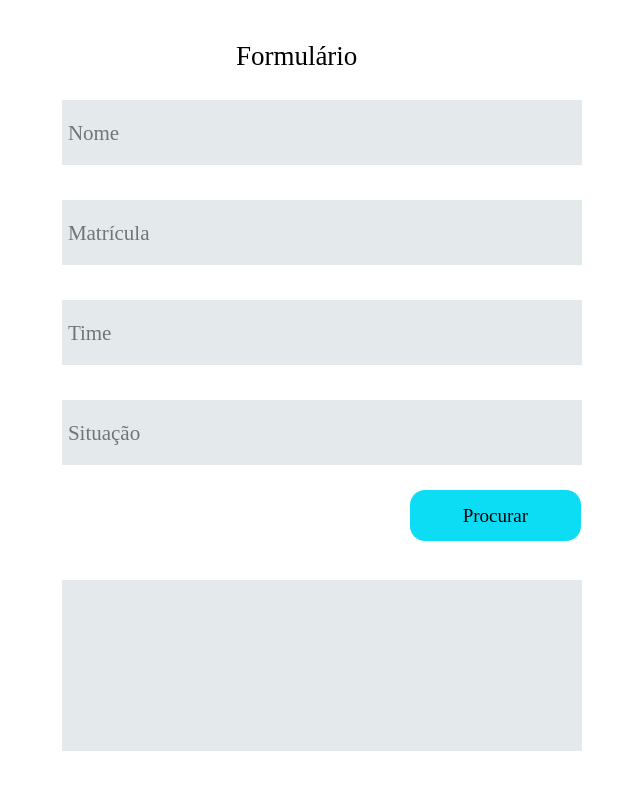
<?xml version="1.0" encoding="UTF-8"?>
<ui version="4.0">
 <class>Form</class>
 <widget class="QWidget" name="Form">
  <property name="windowModality">
   <enum>Qt::NonModal</enum>
  </property>
  <property name="geometry">
   <rect>
    <x>0</x>
    <y>0</y>
    <width>644</width>
    <height>800</height>
   </rect>
  </property>
  <property name="minimumSize">
   <size>
    <width>644</width>
    <height>800</height>
   </size>
  </property>
  <property name="maximumSize">
   <size>
    <width>644</width>
    <height>800</height>
   </size>
  </property>
  <property name="palette">
   <palette>
    <active>
     <colorrole role="WindowText">
      <brush brushstyle="SolidPattern">
       <color alpha="255">
        <red>0</red>
        <green>0</green>
        <blue>0</blue>
       </color>
      </brush>
     </colorrole>
     <colorrole role="Button">
      <brush brushstyle="SolidPattern">
       <color alpha="255">
        <red>39</red>
        <green>197</green>
        <blue>197</blue>
       </color>
      </brush>
     </colorrole>
     <colorrole role="Light">
      <brush brushstyle="SolidPattern">
       <color alpha="255">
        <red>255</red>
        <green>255</green>
        <blue>255</blue>
       </color>
      </brush>
     </colorrole>
     <colorrole role="Midlight">
      <brush brushstyle="SolidPattern">
       <color alpha="255">
        <red>255</red>
        <green>255</green>
        <blue>255</blue>
       </color>
      </brush>
     </colorrole>
     <colorrole role="Dark">
      <brush brushstyle="SolidPattern">
       <color alpha="255">
        <red>127</red>
        <green>127</green>
        <blue>127</blue>
       </color>
      </brush>
     </colorrole>
     <colorrole role="Mid">
      <brush brushstyle="SolidPattern">
       <color alpha="255">
        <red>170</red>
        <green>170</green>
        <blue>170</blue>
       </color>
      </brush>
     </colorrole>
     <colorrole role="Text">
      <brush brushstyle="SolidPattern">
       <color alpha="255">
        <red>0</red>
        <green>0</green>
        <blue>0</blue>
       </color>
      </brush>
     </colorrole>
     <colorrole role="BrightText">
      <brush brushstyle="SolidPattern">
       <color alpha="255">
        <red>255</red>
        <green>255</green>
        <blue>255</blue>
       </color>
      </brush>
     </colorrole>
     <colorrole role="ButtonText">
      <brush brushstyle="SolidPattern">
       <color alpha="255">
        <red>0</red>
        <green>0</green>
        <blue>0</blue>
       </color>
      </brush>
     </colorrole>
     <colorrole role="Base">
      <brush brushstyle="SolidPattern">
       <color alpha="255">
        <red>255</red>
        <green>255</green>
        <blue>255</blue>
       </color>
      </brush>
     </colorrole>
     <colorrole role="Window">
      <brush brushstyle="SolidPattern">
       <color alpha="255">
        <red>255</red>
        <green>255</green>
        <blue>255</blue>
       </color>
      </brush>
     </colorrole>
     <colorrole role="Shadow">
      <brush brushstyle="SolidPattern">
       <color alpha="255">
        <red>0</red>
        <green>0</green>
        <blue>0</blue>
       </color>
      </brush>
     </colorrole>
     <colorrole role="AlternateBase">
      <brush brushstyle="SolidPattern">
       <color alpha="255">
        <red>255</red>
        <green>255</green>
        <blue>255</blue>
       </color>
      </brush>
     </colorrole>
     <colorrole role="ToolTipBase">
      <brush brushstyle="SolidPattern">
       <color alpha="255">
        <red>255</red>
        <green>255</green>
        <blue>220</blue>
       </color>
      </brush>
     </colorrole>
     <colorrole role="ToolTipText">
      <brush brushstyle="SolidPattern">
       <color alpha="255">
        <red>0</red>
        <green>0</green>
        <blue>0</blue>
       </color>
      </brush>
     </colorrole>
     <colorrole role="PlaceholderText">
      <brush brushstyle="SolidPattern">
       <color alpha="128">
        <red>0</red>
        <green>0</green>
        <blue>0</blue>
       </color>
      </brush>
     </colorrole>
    </active>
    <inactive>
     <colorrole role="WindowText">
      <brush brushstyle="SolidPattern">
       <color alpha="255">
        <red>0</red>
        <green>0</green>
        <blue>0</blue>
       </color>
      </brush>
     </colorrole>
     <colorrole role="Button">
      <brush brushstyle="SolidPattern">
       <color alpha="255">
        <red>39</red>
        <green>197</green>
        <blue>197</blue>
       </color>
      </brush>
     </colorrole>
     <colorrole role="Light">
      <brush brushstyle="SolidPattern">
       <color alpha="255">
        <red>255</red>
        <green>255</green>
        <blue>255</blue>
       </color>
      </brush>
     </colorrole>
     <colorrole role="Midlight">
      <brush brushstyle="SolidPattern">
       <color alpha="255">
        <red>255</red>
        <green>255</green>
        <blue>255</blue>
       </color>
      </brush>
     </colorrole>
     <colorrole role="Dark">
      <brush brushstyle="SolidPattern">
       <color alpha="255">
        <red>127</red>
        <green>127</green>
        <blue>127</blue>
       </color>
      </brush>
     </colorrole>
     <colorrole role="Mid">
      <brush brushstyle="SolidPattern">
       <color alpha="255">
        <red>170</red>
        <green>170</green>
        <blue>170</blue>
       </color>
      </brush>
     </colorrole>
     <colorrole role="Text">
      <brush brushstyle="SolidPattern">
       <color alpha="255">
        <red>0</red>
        <green>0</green>
        <blue>0</blue>
       </color>
      </brush>
     </colorrole>
     <colorrole role="BrightText">
      <brush brushstyle="SolidPattern">
       <color alpha="255">
        <red>255</red>
        <green>255</green>
        <blue>255</blue>
       </color>
      </brush>
     </colorrole>
     <colorrole role="ButtonText">
      <brush brushstyle="SolidPattern">
       <color alpha="255">
        <red>0</red>
        <green>0</green>
        <blue>0</blue>
       </color>
      </brush>
     </colorrole>
     <colorrole role="Base">
      <brush brushstyle="SolidPattern">
       <color alpha="255">
        <red>255</red>
        <green>255</green>
        <blue>255</blue>
       </color>
      </brush>
     </colorrole>
     <colorrole role="Window">
      <brush brushstyle="SolidPattern">
       <color alpha="255">
        <red>255</red>
        <green>255</green>
        <blue>255</blue>
       </color>
      </brush>
     </colorrole>
     <colorrole role="Shadow">
      <brush brushstyle="SolidPattern">
       <color alpha="255">
        <red>0</red>
        <green>0</green>
        <blue>0</blue>
       </color>
      </brush>
     </colorrole>
     <colorrole role="AlternateBase">
      <brush brushstyle="SolidPattern">
       <color alpha="255">
        <red>255</red>
        <green>255</green>
        <blue>255</blue>
       </color>
      </brush>
     </colorrole>
     <colorrole role="ToolTipBase">
      <brush brushstyle="SolidPattern">
       <color alpha="255">
        <red>255</red>
        <green>255</green>
        <blue>220</blue>
       </color>
      </brush>
     </colorrole>
     <colorrole role="ToolTipText">
      <brush brushstyle="SolidPattern">
       <color alpha="255">
        <red>0</red>
        <green>0</green>
        <blue>0</blue>
       </color>
      </brush>
     </colorrole>
     <colorrole role="PlaceholderText">
      <brush brushstyle="SolidPattern">
       <color alpha="128">
        <red>0</red>
        <green>0</green>
        <blue>0</blue>
       </color>
      </brush>
     </colorrole>
    </inactive>
    <disabled>
     <colorrole role="WindowText">
      <brush brushstyle="SolidPattern">
       <color alpha="255">
        <red>127</red>
        <green>127</green>
        <blue>127</blue>
       </color>
      </brush>
     </colorrole>
     <colorrole role="Button">
      <brush brushstyle="SolidPattern">
       <color alpha="255">
        <red>39</red>
        <green>197</green>
        <blue>197</blue>
       </color>
      </brush>
     </colorrole>
     <colorrole role="Light">
      <brush brushstyle="SolidPattern">
       <color alpha="255">
        <red>255</red>
        <green>255</green>
        <blue>255</blue>
       </color>
      </brush>
     </colorrole>
     <colorrole role="Midlight">
      <brush brushstyle="SolidPattern">
       <color alpha="255">
        <red>255</red>
        <green>255</green>
        <blue>255</blue>
       </color>
      </brush>
     </colorrole>
     <colorrole role="Dark">
      <brush brushstyle="SolidPattern">
       <color alpha="255">
        <red>127</red>
        <green>127</green>
        <blue>127</blue>
       </color>
      </brush>
     </colorrole>
     <colorrole role="Mid">
      <brush brushstyle="SolidPattern">
       <color alpha="255">
        <red>170</red>
        <green>170</green>
        <blue>170</blue>
       </color>
      </brush>
     </colorrole>
     <colorrole role="Text">
      <brush brushstyle="SolidPattern">
       <color alpha="255">
        <red>127</red>
        <green>127</green>
        <blue>127</blue>
       </color>
      </brush>
     </colorrole>
     <colorrole role="BrightText">
      <brush brushstyle="SolidPattern">
       <color alpha="255">
        <red>255</red>
        <green>255</green>
        <blue>255</blue>
       </color>
      </brush>
     </colorrole>
     <colorrole role="ButtonText">
      <brush brushstyle="SolidPattern">
       <color alpha="255">
        <red>127</red>
        <green>127</green>
        <blue>127</blue>
       </color>
      </brush>
     </colorrole>
     <colorrole role="Base">
      <brush brushstyle="SolidPattern">
       <color alpha="255">
        <red>255</red>
        <green>255</green>
        <blue>255</blue>
       </color>
      </brush>
     </colorrole>
     <colorrole role="Window">
      <brush brushstyle="SolidPattern">
       <color alpha="255">
        <red>255</red>
        <green>255</green>
        <blue>255</blue>
       </color>
      </brush>
     </colorrole>
     <colorrole role="Shadow">
      <brush brushstyle="SolidPattern">
       <color alpha="255">
        <red>0</red>
        <green>0</green>
        <blue>0</blue>
       </color>
      </brush>
     </colorrole>
     <colorrole role="AlternateBase">
      <brush brushstyle="SolidPattern">
       <color alpha="255">
        <red>255</red>
        <green>255</green>
        <blue>255</blue>
       </color>
      </brush>
     </colorrole>
     <colorrole role="ToolTipBase">
      <brush brushstyle="SolidPattern">
       <color alpha="255">
        <red>255</red>
        <green>255</green>
        <blue>220</blue>
       </color>
      </brush>
     </colorrole>
     <colorrole role="ToolTipText">
      <brush brushstyle="SolidPattern">
       <color alpha="255">
        <red>0</red>
        <green>0</green>
        <blue>0</blue>
       </color>
      </brush>
     </colorrole>
     <colorrole role="PlaceholderText">
      <brush brushstyle="SolidPattern">
       <color alpha="128">
        <red>0</red>
        <green>0</green>
        <blue>0</blue>
       </color>
      </brush>
     </colorrole>
    </disabled>
   </palette>
  </property>
  <property name="windowTitle">
   <string>Formulário</string>
  </property>
  <property name="locale">
   <locale language="Portuguese" country="Brazil"/>
  </property>
  <widget class="QLineEdit" name="nome_input">
   <property name="geometry">
    <rect>
     <x>62</x>
     <y>100</y>
     <width>520</width>
     <height>65</height>
    </rect>
   </property>
   <property name="font">
    <font>
     <family>Georgia</family>
     <pointsize>16</pointsize>
    </font>
   </property>
   <property name="styleSheet">
    <string notr="true">border-radius:6 px;
background-color: #e4eaeb;
padding: 4px;

</string>
   </property>
   <property name="placeholderText">
    <string>Nome</string>
   </property>
  </widget>
  <widget class="QLineEdit" name="matricula_input">
   <property name="geometry">
    <rect>
     <x>62</x>
     <y>200</y>
     <width>520</width>
     <height>65</height>
    </rect>
   </property>
   <property name="font">
    <font>
     <family>Georgia</family>
     <pointsize>16</pointsize>
    </font>
   </property>
   <property name="styleSheet">
    <string notr="true">border-radius:6 px;
background-color: #e4eaeb;
padding: 4px;

</string>
   </property>
   <property name="placeholderText">
    <string>Matrícula</string>
   </property>
  </widget>
  <widget class="QLineEdit" name="time_input">
   <property name="geometry">
    <rect>
     <x>62</x>
     <y>300</y>
     <width>520</width>
     <height>65</height>
    </rect>
   </property>
   <property name="font">
    <font>
     <family>Georgia</family>
     <pointsize>16</pointsize>
    </font>
   </property>
   <property name="styleSheet">
    <string notr="true">border-radius:6 px;
background-color: #e4eaeb;
padding: 4px;

</string>
   </property>
   <property name="placeholderText">
    <string>Time</string>
   </property>
  </widget>
  <widget class="QLineEdit" name="situacao_input">
   <property name="geometry">
    <rect>
     <x>62</x>
     <y>400</y>
     <width>520</width>
     <height>65</height>
    </rect>
   </property>
   <property name="font">
    <font>
     <family>Georgia</family>
     <pointsize>16</pointsize>
    </font>
   </property>
   <property name="styleSheet">
    <string notr="true">border-radius:6 px;
background-color: #e4eaeb;
padding: 4px;

</string>
   </property>
   <property name="placeholderText">
    <string>Situação</string>
   </property>
  </widget>
  <widget class="QLabel" name="label">
   <property name="geometry">
    <rect>
     <x>236</x>
     <y>30</y>
     <width>172</width>
     <height>51</height>
    </rect>
   </property>
   <property name="font">
    <font>
     <family>Georgia</family>
     <pointsize>20</pointsize>
    </font>
   </property>
   <property name="text">
    <string>Formulário</string>
   </property>
  </widget>
  <widget class="QPushButton" name="procurar_btn">
   <property name="geometry">
    <rect>
     <x>410</x>
     <y>490</y>
     <width>171</width>
     <height>51</height>
    </rect>
   </property>
   <property name="font">
    <font>
     <family>Georgia</family>
     <pointsize>14</pointsize>
    </font>
   </property>
   <property name="styleSheet">
    <string notr="true">background-color:#0cddf5;
border-width: 2px;
border-radius: 15px;
padding: 4px;;</string>
   </property>
   <property name="text">
    <string>Procurar</string>
   </property>
  </widget>
  <widget class="QPushButton" name="back_btn">
   <property name="geometry">
    <rect>
     <x>20</x>
     <y>20</y>
     <width>91</width>
     <height>61</height>
    </rect>
   </property>
   <property name="palette">
    <palette>
     <active>
      <colorrole role="Button">
       <brush brushstyle="SolidPattern">
        <color alpha="255">
         <red>255</red>
         <green>255</green>
         <blue>255</blue>
        </color>
       </brush>
      </colorrole>
      <colorrole role="Base">
       <brush brushstyle="SolidPattern">
        <color alpha="255">
         <red>255</red>
         <green>255</green>
         <blue>255</blue>
        </color>
       </brush>
      </colorrole>
      <colorrole role="Window">
       <brush brushstyle="SolidPattern">
        <color alpha="255">
         <red>255</red>
         <green>255</green>
         <blue>255</blue>
        </color>
       </brush>
      </colorrole>
     </active>
     <inactive>
      <colorrole role="Button">
       <brush brushstyle="SolidPattern">
        <color alpha="255">
         <red>255</red>
         <green>255</green>
         <blue>255</blue>
        </color>
       </brush>
      </colorrole>
      <colorrole role="Base">
       <brush brushstyle="SolidPattern">
        <color alpha="255">
         <red>255</red>
         <green>255</green>
         <blue>255</blue>
        </color>
       </brush>
      </colorrole>
      <colorrole role="Window">
       <brush brushstyle="SolidPattern">
        <color alpha="255">
         <red>255</red>
         <green>255</green>
         <blue>255</blue>
        </color>
       </brush>
      </colorrole>
     </inactive>
     <disabled>
      <colorrole role="Button">
       <brush brushstyle="SolidPattern">
        <color alpha="255">
         <red>255</red>
         <green>255</green>
         <blue>255</blue>
        </color>
       </brush>
      </colorrole>
      <colorrole role="Base">
       <brush brushstyle="SolidPattern">
        <color alpha="255">
         <red>255</red>
         <green>255</green>
         <blue>255</blue>
        </color>
       </brush>
      </colorrole>
      <colorrole role="Window">
       <brush brushstyle="SolidPattern">
        <color alpha="255">
         <red>255</red>
         <green>255</green>
         <blue>255</blue>
        </color>
       </brush>
      </colorrole>
     </disabled>
    </palette>
   </property>
   <property name="styleSheet">
    <string notr="true">background-color:#ffffff;
border-width: 2px;
border-radius: 15px;
padding: 4px;;</string>
   </property>
   <property name="text">
    <string/>
   </property>
   <property name="icon">
    <iconset>
     <normaloff>../../../Downloads/back-arrow.png</normaloff>../../../Downloads/back-arrow.png</iconset>
   </property>
   <property name="iconSize">
    <size>
     <width>70</width>
     <height>70</height>
    </size>
   </property>
  </widget>
  <widget class="QScrollArea" name="scrollArea">
   <property name="geometry">
    <rect>
     <x>62</x>
     <y>580</y>
     <width>520</width>
     <height>171</height>
    </rect>
   </property>
   <property name="styleSheet">
    <string notr="true">border-radius:6 px;
background-color: #e4eaeb;
padding: 4px;
</string>
   </property>
   <property name="widgetResizable">
    <bool>true</bool>
   </property>
   <widget class="QWidget" name="scrollAreaWidgetContents">
    <property name="geometry">
     <rect>
      <x>0</x>
      <y>0</y>
      <width>512</width>
      <height>163</height>
     </rect>
    </property>
   </widget>
  </widget>
 </widget>
 <resources/>
 <connections/>
</ui>
